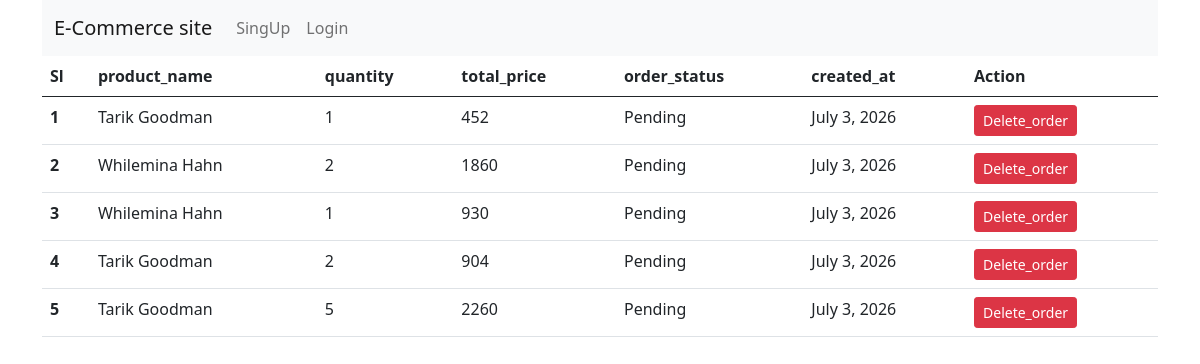
The page /order_view/ on the database as committed earlier.
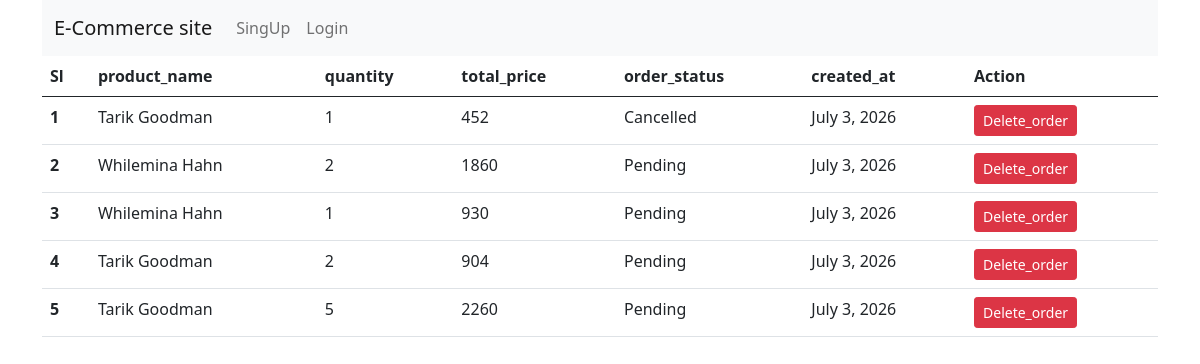
The same page on the database as committed later.
### productmanager/models.py (models this page shows, shortened)
class OrderModel(models.Model):
    STATUS=[
        ('Pending','Pending'),
        ('Confirmed','Confirmed'),
        ('Cancelled','Cancelled'),
    ]
    customer=models.ForeignKey(CustomUserModel,on_delete=models.CASCADE,null=True)
    product = models.ForeignKey(ProductModel,on_delete=models.CASCADE,null=True)
    quantity =models.PositiveIntegerField(null=True)
    total_price =models.PositiveIntegerField(null=True)
    order_status =models.CharField(choices=STATUS, max_length=100, null=True)
    created_at=models.DateField(auto_now_add=True)

class ProductModel(models.Model):
    seller=models.ForeignKey(CustomUserModel,on_delete=models.CASCADE,null=True)
    category=models.ForeignKey(CategoryModel,on_delete=models.CASCADE,null=True)
    product_name=models.CharField(max_length=100,null=True)
    product_description=models.TextField(max_length=100,null=True)
    product_image=models.ImageField(upload_to='media/product_management',null=True)
    price=models.PositiveIntegerField(null=True)
    stock_quantity=models.PositiveIntegerField(null=True)
    created_at=models.DateField(auto_now_add=True)

### productmanager/views.py (the view)
# urls.py: path('order_view/', order_view, name='order_view'),
def order_view(req):
    order_Data = OrderModel.objects.all()
    context={
        'order_dic' : order_Data
    }
    return render(req,'order.html',context)

### templates/order.html (shortened to what this page needs)
{% extends 'master/base.html' %}
{% block content %}
    <table class="table">
  <thead>
    <tr>
      <th scope="col">Sl</th>
      <th scope="col">product_name</th>
      <th scope="col">quantity</th>
      <th scope="col">total_price</th>
       <th scope="col">order_status</th>
      <th scope="col">created_at</th>
      <th>Action</th>
    </tr>
  </thead>
  <tbody>
    <tr>
{% for i in order_dic %}
    <th scope="row">{{forloop.counter}}</th>
      <td>{{i.product.product_name}}</td>
       <td>{{i.quantity}}</td>
    <td>{{i.total_price}}</td>
       <td>{{i.order_status}}</td>
       <td>{{i.created_at}}</td>
       <td>
        <a href="{% url 'delete_order' i.id %}" class="btn btn-danger btn-sm">Delete_order</a>
       </td>
    </tr>
{% endfor %}
  </tbody>
</table>
{% endblock content %}

Rows that differ between the two databases and show on the page:
changed OrderModel: order_status "Pending" → "Cancelled"
